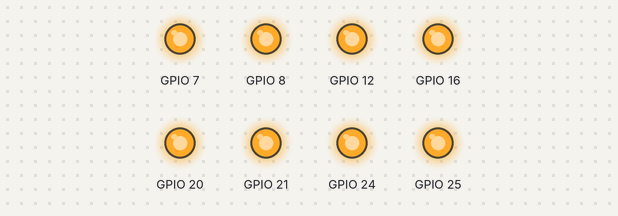
This program was run on a simulated Raspberry Pi (BCM pin numbers). Shown: output pins drawn as LEDs (lit = HIGH). At 10.0 s the program stops and its outputs stay as they are.

Above: at 0.5 s.
At 3.5 s:
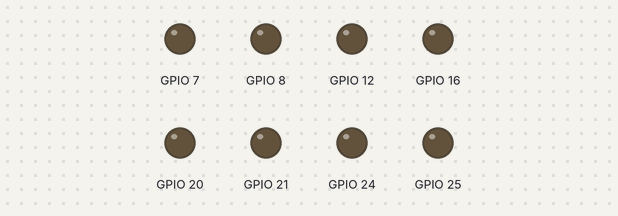
Timing chart, 0 to 4.6 s (numbered marks = the images above):
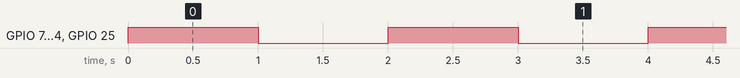

Measured:
- by itself, GPIO 7, GPIO 8, GPIO 12, GPIO 16, GPIO 20, GPIO 21, GPIO 24, GPIO 25: alternates HIGH for 1.0 s and LOW for 1.0 s

The program:

rpi_8_led_blinking_10_times.py
```python
import RPi.GPIO as GPIO
from time import sleep
GPIO.setmode(GPIO.BCM)
GPIO.setup(24,GPIO.OUT)
GPIO.setup(25,GPIO.OUT)
GPIO.setup(8,GPIO.OUT)
GPIO.setup(7,GPIO.OUT)
GPIO.setup(20,GPIO.OUT)
GPIO.setup(16,GPIO.OUT)
GPIO.setup(12,GPIO.OUT)
GPIO.setup(21,GPIO.OUT)
for i in range(5):
    GPIO.output(24,GPIO.HIGH)
    GPIO.output(25,GPIO.HIGH)
    GPIO.output(8,GPIO.HIGH)
    GPIO.output(7,GPIO.HIGH)
    GPIO.output(20,GPIO.HIGH)
    GPIO.output(16,GPIO.HIGH)
    GPIO.output(12,GPIO.HIGH)
    GPIO.output(21,GPIO.HIGH)
    sleep(1)
    GPIO.output(24,GPIO.LOW)
    GPIO.output(25,GPIO.LOW)
    GPIO.output(8,GPIO.LOW)
    GPIO.output(7,GPIO.LOW)
    GPIO.output(20,GPIO.LOW)
    GPIO.output(16,GPIO.LOW)
    GPIO.output(12,GPIO.LOW)
    GPIO.output(21,GPIO.LOW)
    sleep(1)
    GPIO.output(24,GPIO.HIGH)
    GPIO.output(25,GPIO.HIGH)
    GPIO.output(8,GPIO.HIGH)
    GPIO.output(7,GPIO.HIGH)
    GPIO.output(20,GPIO.HIGH)
    GPIO.output(16,GPIO.HIGH)
    GPIO.output(12,GPIO.HIGH)
    GPIO.output(21,GPIO.HIGH)
```
